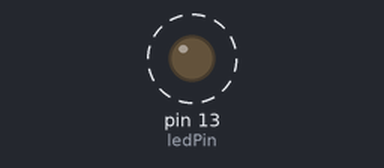
The sketch below on a simulated Arduino Uno, built with avr-gcc and run on an emulated ATmega328P. Shown: output pins drawn as LEDs (lit = HIGH). Dashed ring = blinking. Random numbers use the default seed unless the sketch sets one; what the sketch prints to the serial monitor is not drawn.

Above: at 0.15 s.
Timing chart, 0 to 3.0 s (numbered marks = the images above):
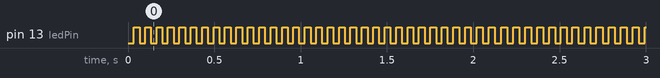

Measured:
- by itself, pin 13 (ledPin): alternates HIGH for 0.03 s and LOW for 0.03 s

The sketch:

make_60hz.ino
```cpp
// constants won't change. Used here to set a pin number:
const int ledPin = LED_BUILTIN;  // the number of the LED pin

// Variables will change:
int ledState = LOW;  // ledState used to set the LED

// Generally, you should use "unsigned long" for variables that hold time
// The value will quickly become too large for an int to store
unsigned long previousMillis = 0;  // will store last time LED was updated

// constants won't change:
const long interval = 1000/30;  // interval at which to blink (milliseconds)

void setup() {
  // set the digital pin as output:
  pinMode(ledPin, OUTPUT);
  Serial.begin(9600);
}

void loop() {
  // here is where you'd put code that needs to be running all the time.

  // check to see if it's time to blink the LED; that is, if the difference
  // between the current time and last time you blinked the LED is bigger than
  // the interval at which you want to blink the LED.
  unsigned long currentMillis = millis();
  const int row = 3;
  const int col = 3;

  if (currentMillis - previousMillis >= interval) {
    previousMillis = currentMillis;

    if (ledState == LOW) {
      ledState = HIGH;
    } else {
      ledState = LOW;
    }

    // set the LED with the ledState of the variable:
    digitalWrite(ledPin, ledState);

    Serial.print('[');
    for(int i=0; i< row; i++){
      for(int j=0; j< col; j++){
        int value = random(0,100);
        Serial.print(value);
        if(j < col-1){
          Serial.print(',');
        }
      }
      Serial.println( );
    }
    Serial.print(']');
    Serial.println( );
  }
}
```
